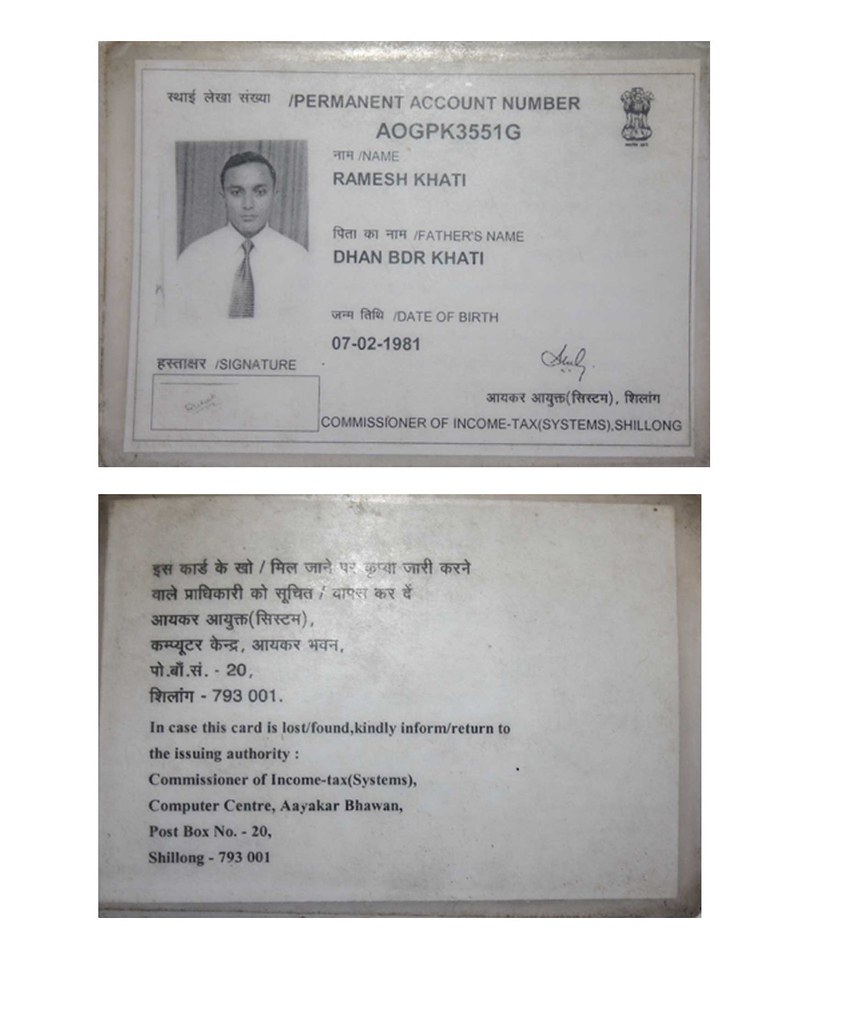
#> input picture tests/data/Pan_Xerox_Sample.jpg, 866 x 1024 px
$ python -i preprocessing.py   (imports and definitions only)
#> lines starting #> are read from the running program, lines starting #| are printed output that depends on the picture; after the words box and inside, x2 and y2 are one past the last pixel; in counts of white or black regions, pixels touching at a corner belong together
#> further down, picture is the input picture: PIL image 866x1024 RGB; mean R, G, B 202.8, 202.2, 202
import cv2
import numpy as np
from PIL import Image, ImageChops


def preprocess_image(image: Image.Image) -> Image.Image:
    image = image.convert("RGB")

    background = Image.new("RGB", image.size, image.getpixel ((0,0)),
    )
#> background: PIL image 866x1024 RGB; every value is 255

    difference = ImageChops.difference(image, background,)
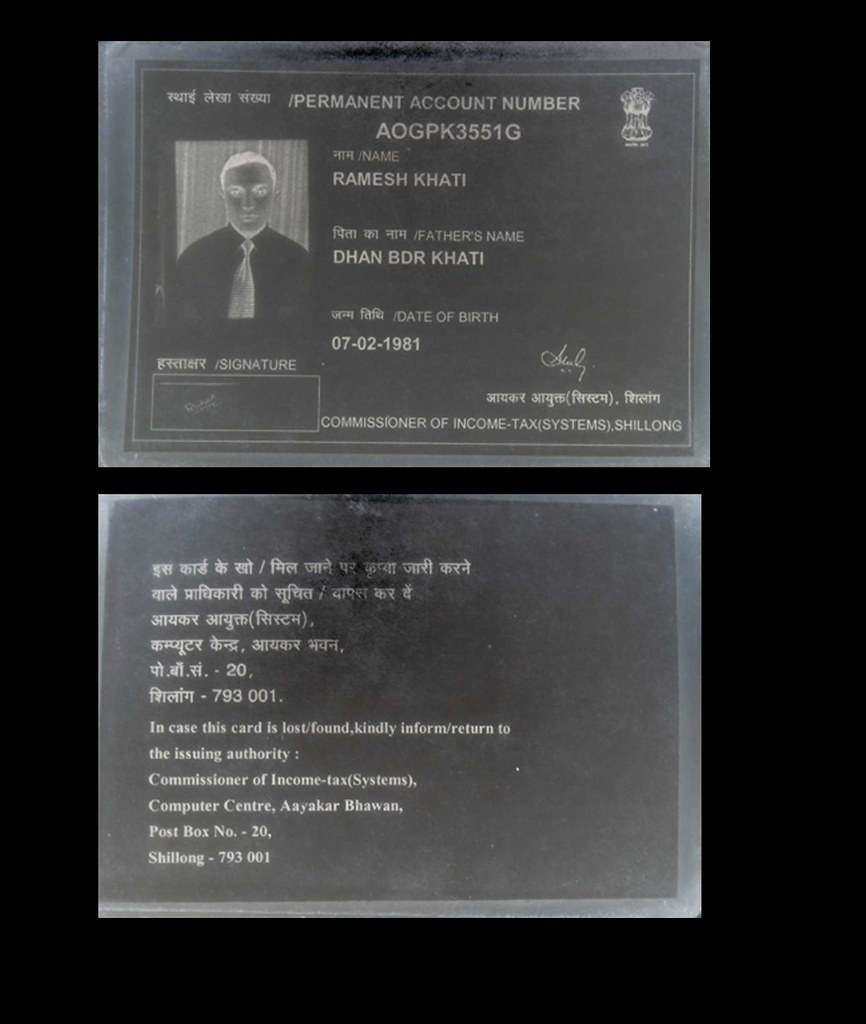
#> difference: PIL image 866x1024 RGB; mean R, G, B 52.2, 52.8, 53

    bbox = difference.getbbox()
#> bbox = (88, 31, 720, 929)

    if bbox:
        image = image.crop(bbox)
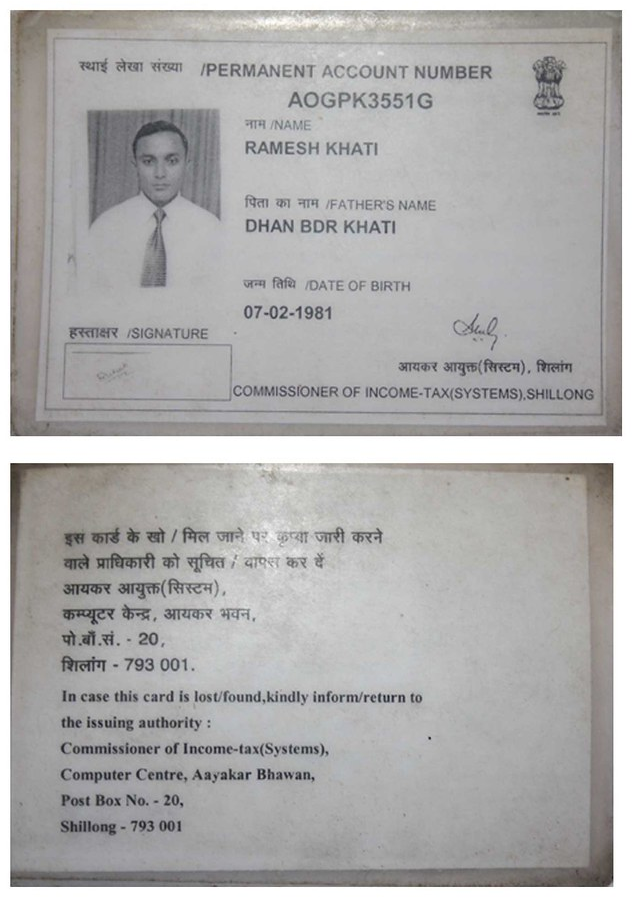
#> image: PIL image 632x898 RGB; mean R, G, B 173.4, 172.6, 172.1

    target_width = 1800

    if image.width < target_width:
        scale = target_width / image.width
#> scale = 2.85
        new_height = int(image.height * scale)
#> new_height = 2557

        image = image.resize((target_width, new_height), Image.Resampling.LANCZOS,)
#> image: PIL image 1800x2557 RGB

    return image

def create_ocr_variants(image: Image.Image, ) -> dict[str, Image.Image]:

    image = preprocess_image(image)

    image_array = np.array(image)

    gray = cv2.cvtColor(image_array, cv2.COLOR_RGB2GRAY,)

    grayscale = gray

    _, otsu = cv2.threshold(gray, 0, 255, cv2.THRESH_BINARY + cv2.THRESH_OTSU,)
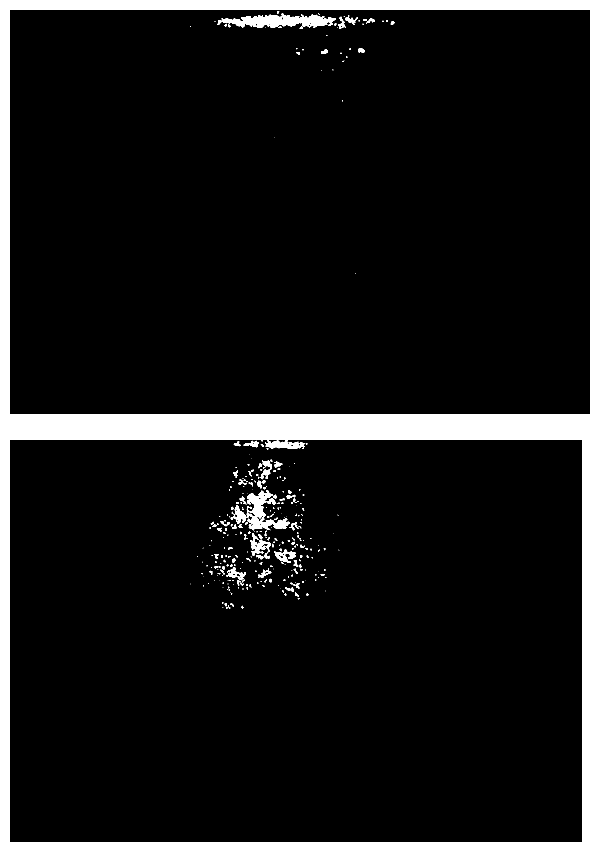
#> otsu: shape (2557, 1800) (shown at 1/3 size); 9.6% white; 328 white regions (186 under 20 px), largest, box (x1, y1, x2, y2) and area: (0, 0, 1800, 2557) 413405, (665, 40, 1007, 84) 8223, (698, 1471, 869, 1591) 7164

    adaptive = cv2.adaptiveThreshold(
        gray,
        255,
        cv2.ADAPTIVE_THRESH_GAUSSIAN_C,
        cv2.THRESH_BINARY,
        31,
        11,
    )
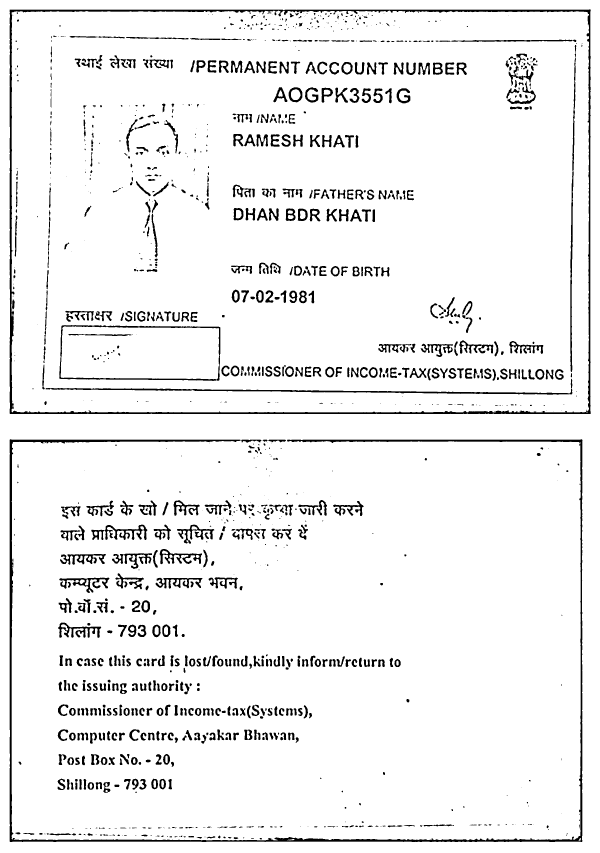
#> adaptive: shape (2557, 1800) (shown at 1/3 size); 94.1% white; 1251 black regions (429 under 20 px), largest, box (x1, y1, x2, y2) and area: (29, 1318, 1748, 2526) 35695, (29, 28, 1772, 1242) 34303, (137, 1136, 1717, 1184) 7476

    return {
        "grayscale": Image.fromarray(grayscale),
        "otsu": Image.fromarray(otsu),
        "adaptive": Image.fromarray(adaptive),
    }

>>> from PIL import Image
>>> picture = Image.open('../../tests/data/Pan_Xerox_Sample.jpg')
>>> result = create_ocr_variants(picture)
#> result = 3 items
